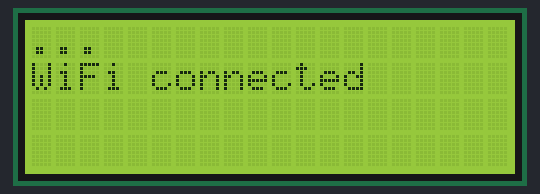
Simulated run of this sketch. Board: ESP8266 (NodeMCU). On the bench: 20×4 character LCD. WiFi joins after 1.5 s; servers stay silent unless stated; uploads are accepted with an empty reply; what the sketch prints to the serial monitor is not drawn. At 3.8 s the program restarts the board; the recording ends there.

Above: at 1.6 s.

The sketch:

8266.ino
```cpp
//SDA - D2
//SCL - D1
//VCC - 3V
//GND - G
//本代码禁止商用，若有商用，法律追究.
#include <LiquidCrystal_I2C.h>
LiquidCrystal_I2C lcd(0x27,20,4);
#include <Wire.h>
#include <ESP8266WiFi.h>
#include <ESP8266HTTPClient.h>
#include <ArduinoJson.h>
const char* ssid = "You Wifi name";
const char* password = "You Wifi password";
DynamicJsonDocument jsonBuffer(200);
WiFiClient client;
void setup() {
  lcd.init();//初始化LCD
  lcd.backlight();//背光灯
  lcd.setCursor(0,0);//坐标
  WiFi.begin(ssid,password);//获取名称密码
  while(WiFi.status()!=WL_CONNECTED){  //连接WIFI
    delay(500);
    lcd.print(".");
  }
  lcd.setCursor(0,1);
  lcd.print("WiFi connected");
  delay(2000);
  lcd.clear();
}

void loop() {
  if(WiFi.status() == WL_CONNECTED){
    HTTPClient http;
    http.begin("https://api.bilibili.com/x/relation/stat?vmid=替换这串汉字为你的UID");
    int httpCode=http.GET(); //获取数据
    if(httpCode == 200){
      String resBuff = http.getString();
      DeserializationError error = deserializeJson(jsonBuffer, resBuff);
      if(error){
        Serial.println("json error");
        while(1);
      }
      JsonObject root = jsonBuffer.as<JsonObject>();//转化数据
      long code = root["code"];
      Serial.println(code);
      long fans = root["data"]["follower"];//定义fans并赋值
      lcd.setCursor(0,0);//LCD屏幕坐标
      lcd.print("//你的名字");
      lcd.setCursor(0,1);//LCD屏幕坐标
      lcd.print("Fans:");
      lcd.print(fans);//打印变量
      delay(1000);
    }
  }
}
```

Measured:
- what the display in image 0 shows lasts 2.0 s, from 1.6 s to 3.6 s
